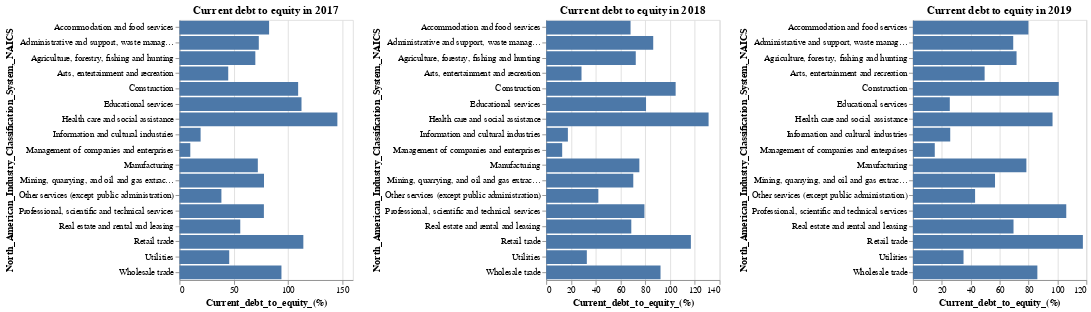

Write notebook code for a chart like this one.
### Markdown cell above
The current debt to equity is calculated as (current liabilitiesx100/equity), it is a measure of liquidity, which indicates a firm's relative ability to pay its short-term debts. The lower the positive ratio, the more liquid the business. We can see that for medium size business, the health care and social assistance, retail trade and construction rural business has a higher ratio, which means these type of business is not liquid. When we see the change from 2017 to 2019, we find that the Education services business in rural area has significantly lower its current debt to equity ratio, which means its improvement in liquidity. The information and cultural industries and management of companies are in good current debt to equity.

### Code cell
alt.hconcat(m2017, m2018, m2019)

### Figure 1 — Vega-Lite specification as saved in the notebook (floating-point values rounded to 4 significant figures)
{"config": {"view": {"continuousWidth": 400, "continuousHeight": 300}}, "hconcat": [{"data": {"name": "data-9ce0148940c3c57b853fb3f9afd8cc13"}, "mark": "bar", "encoding": {"x": {"field": "Current_debt_to_equity_(%)", "type": "quantitative"}, "y": {"field": "North_American_Industry_Classification_System,_NAICS", "type": "nominal"}}, "height": 300, "title": "Current debt to equity in 2017", "width": 200}, {"data": {"name": "data-816436edb38e1c0e4c8bcbd669fca9e7"}, "mark": "bar", "encoding": {"x": {"field": "Current_debt_to_equity_(%)", "type": "quantitative"}, "y": {"field": "North_American_Industry_Classification_System,_NAICS", "type": "nominal"}}, "height": 300, "title": "Current debt to equity in 2018", "width": 200}, {"data": {"name": "data-04ce8089e7e943bb0b2cdfadbbd0f2f0"}, "mark": "bar", "encoding": {"x": {"field": "Current_debt_to_equity_(%)", "type": "quantitative"}, "y": {"field": "North_American_Industry_Classification_System,_NAICS", "type": "nominal"}}, "height": 300, "title": "Current debt to equity in 2019", "width": 200}], "$schema": "https://vega.github.io/schema/vega-lite/v4.17.0.json", "datasets": {"data-9ce0148940c3c57b853fb3f9afd8cc13": [{"ID": 3.0, "North_American_Industry_Classification_System,_NAICS_-_code": "11", "North_American_Industry_Classification_System,_NAICS": "Agriculture, forestry, fishing and hunting", "Geography_-_code": 0.0, "Geography": "Canada", "Location_indicator_-_code": 1.0, "Location_indicator": "Rural", "Incorporation_status_-_code": 2.0, "Incorporation_status": "Incorporated", "Reference_year": 2017.0, "Debt_to_equity_ratio_(times)": 1.4, "Current_debt_to_equity_(%)": 70.0}, {"ID": 15.0, "North_American_Industry_Classification_System,_NAICS_-_code": "21", "North_American_Industry_Classification_System,_NAICS": "Mining, quarrying, and oil and gas extraction", "Geography_-_code": 0.0, "Geography": "Canada", "Location_indicator_-_code": 1.0, "Location_indicator": "Rural", "Incorporation_status_-_code": 2.0, "Incorporation_status": "Incorporated", "Reference_year": 2017.0, "Debt_to_equity_ratio_(times)": 1.6, "Current_debt_to_equity_(%)": 78.0}, {"ID": 23.0, "North_American_Industry_Classification_System,_NAICS_-_code": "22", "North_American_Industry_Classification_System,_NAICS": "Utilities", "Geography_-_code": 0.0, "Geography": "Canada", "Location_indicator_-_code": 1.0, "Location_indicator": "Rural", "Incorporation_status_-_code": 2.0, "Incorporation_status": "Incorporated", "Reference_year": 2017.0, "Debt_to_equity_ratio_(times)": 0.9, "Current_debt_to_equity_(%)": 45.9}, {"ID": 27.0, "North_American_Industry_Classification_System,_NAICS_-_code": "23", "North_American_Industry_Classification_System,_NAICS": "Construction", "Geography_-_code": 0.0, "Geography": "Canada", "Location_indicator_-_code": 1.0, "Location_indicator": "Rural", "Incorporation_status_-_code": 2.0, "Incorporation_status": "Incorporated", "Reference_year": 2017.0, "Debt_to_equity_ratio_(times)": 1.8, "Current_debt_to_equity_(%)": 109.5}, {"ID": 35.0, "North_American_Industry_Classification_System,_NAICS_-_code": "31-33", "North_American_Industry_Classification_System,_NAICS": "Manufacturing", "Geography_-_code": 0.0, "Geography": "Canada", "Location_indicator_-_code": 1.0, "Location_indicator": "Rural", "Incorporation_status_-_code": 2.0, "Incorporation_status": "Incorporated", "Reference_year": 2017.0, "Debt_to_equity_ratio_(times)": 1.3, "Current_debt_to_equity_(%)": 72.3}, {"ID": 79.0, "North_American_Industry_Classification_System,_NAICS_-_code": "41", "North_American_Industry_Classification_System,_NAICS": "Wholesale trade", "Geography_-_code": 0.0, "Geography": "Canada", "Location_indicator_-_code": 1.0, "Location_indicator": "Rural", "Incorporation_status_-_code": 2.0, "Incorporation_status": "Incorporated", "Reference_year": 2017.0, "Debt_to_equity_ratio_(times)": 1.3, "Current_debt_to_equity_(%)": 94.1}, {"ID": 99.0, "North_American_Industry_Classification_System,_NAICS_-_code": "44-45", "North_American_Industry_Classification_System,_NAICS": "Retail trade", "Geography_-_code": 0.0, "Geography": "Canada", "Location_indicator_-_code": 1.0, "Location_indicator": "Rural", "Incorporation_status_-_code": 2.0, "Incorporation_status": "Incorporated", "Reference_year": 2017.0, "Debt_to_equity_ratio_(times)": 1.6, "Current_debt_to_equity_(%)": 114.3}, {"ID": 149.0, "North_American_Industry_Classification_System,_NAICS_-_code": "51", "North_American_Industry_Classification_System,_NAICS": "Information and cultural industries", "Geography_-_code": 0.0, "Geography": "Canada", "Location_indicator_-_code": 1.0, "Location_indicator": "Rural", "Incorporation_status_-_code": 2.0, "Incorporation_status": "Incorporated", "Reference_year": 2017.0, "Debt_to_equity_ratio_(times)": 0.3, "Current_debt_to_equity_(%)": 19.5}, {"ID": 163.0, "North_American_Industry_Classification_System,_NAICS_-_code": "53", "North_American_Industry_Classification_System,_NAICS": "Real estate and rental and leasing", "Geography_-_code": 0.0, "Geography": "Canada", "Location_indicator_-_code": 1.0, "Location_indicator": "Rural", "Incorporation_status_-_code": 2.0, "Incorporation_status": "Incorporated", "Reference_year": 2017.0, "Debt_to_equity_ratio_(times)": 1.8, "Current_debt_to_equity_(%)": 56.1}, {"ID": 171.0, "North_American_Industry_Classification_System,_NAICS_-_code": "54", "North_American_Industry_Classification_System,_NAICS": "Professional, scientific and technical services", "Geography_-_code": 0.0, "Geography": "Canada", "Location_indicator_-_code": 1.0, "Location_indicator": "Rural", "Incorporation_status_-_code": 2.0, "Incorporation_status": "Incorporated", "Reference_year": 2017.0, "Debt_to_equity_ratio_(times)": 1.1, "Current_debt_to_equity_(%)": 77.9}, {"ID": 175.0, "North_American_Industry_Classification_System,_NAICS_-_code": "55", "North_American_Industry_Classification_System,_NAICS": "Management of companies and enterprises", "Geography_-_code": 0.0, "Geography": "Canada", "Location_indicator_-_code": 1.0, "Location_indicator": "Rural", "Incorporation_status_-_code": 2.0, "Incorporation_status": "Incorporated", "Reference_year": 2017.0, "Debt_to_equity_ratio_(times)": 0.3, "Current_debt_to_equity_(%)": 10.0}, {"ID": 179.0, "North_American_Industry_Classification_System,_NAICS_-_code": "56", "North_American_Industry_Classification_System,_NAICS": "Administrative and support, waste management and remediation services", "Geography_-_code": 0.0, "Geography": "Canada", "Location_indicator_-_code": 1.0, "Location_indicator": "Rural", "Incorporation_status_-_code": 2.0, "Incorporation_status": "Incorporated", "Reference_year": 2017.0, "Debt_to_equity_ratio_(times)": 1.5, "Current_debt_to_equity_(%)": 73.2}, {"ID": 185.0, "North_American_Industry_Classification_System,_NAICS_-_code": "61", "North_American_Industry_Classification_System,_NAICS": "Educational services", "Geography_-_code": 0.0, "Geography": "Canada", "Location_indicator_-_code": 1.0, "Location_indicator": "Rural", "Incorporation_status_-_code": 2.0, "Incorporation_status": "Incorporated", "Reference_year": 2017.0, "Debt_to_equity_ratio_(times)": 2.3, "Current_debt_to_equity_(%)": 112.6}, {"ID": 189.0, "North_American_Industry_Classification_System,_NAICS_-_code": "62", "North_American_Industry_Classification_System,_NAICS": "Health care and social assistance", "Geography_-_code": 0.0, "Geography": "Canada", "Location_indicator_-_code": 1.0, "Location_indicator": "Rural", "Incorporation_status_-_code": 2.0, "Incorporation_status": "Incorporated", "Reference_year": 2017.0, "Debt_to_equity_ratio_(times)": 3.3, "Current_debt_to_equity_(%)": 145.7}, {"ID": 199.0, "North_American_Industry_Classification_System,_NAICS_-_code": "71", "North_American_Industry_Classification_System,_NAICS": "Arts, entertainment and recreation", "Geography_-_code": 0.0, "Geography": "Canada", "Location_indicator_-_code": 1.0, "Location_indicator": "Rural", "Incorporation_status_-_code": 2.0, "Incorporation_status": "Incorporated", "Reference_year": 2017.0, "Debt_to_equity_ratio_(times)": 0.7, "Current_debt_to_equity_(%)": 45.0}, {"ID": 207.0, "North_American_Industry_Classification_System,_NAICS_-_code": "72", "North_American_Industry_Classification_System,_NAICS": "Accommodation and food services", "Geography_-_code": 0.0, "Geography": "Canada", "Location_indicator_-_code": 1.0, "Location_indicator": "Rural", "Incorporation_status_-_code": 2.0, "Incorporation_status": "Incorporated", "Reference_year": 2017.0, "Debt_to_equity_ratio_(times)": 1.7, "Current_debt_to_equity_(%)": 82.7}, {"ID": 213.0, "North_American_Industry_Classification_System,_NAICS_-_code": "81", "North_American_Industry_Classification_System,_NAICS": "Other services (except public administration)", "Geography_-_code": 0.0, "Geography": "Canada", "Location_indicator_-_code": 1.0, "Location_indicator": "Rural", "Incorporation_status_-_code": 2.0, "Incorporation_status": "Incorporated", "Reference_year": 2017.0, "Debt_to_equity_ratio_(times)": 0.7, "Current_debt_to_equity_(%)": 38.7}], "data-816436edb38e1c0e4c8bcbd669fca9e7": [{"ID": 3.0, "North_American_Industry_Classification_System,_NAICS_-_code": "11", "North_American_Industry_Classification_System,_NAICS": "Agriculture, forestry, fishing and hunting", "Geography_-_code": 0.0, "Geography": "Canada", "Location_indicator_-_code": 1.0, "Location_indicator": "Rural", "Incorporation_status_-_code": 2.0, "Incorporation_status": "Incorporated", "Reference_year": 2018.0, "Debt_to_equity_ratio_(times)": 1.5, "Current_debt_to_equity_(%)": 72.3}, {"ID": 15.0, "North_American_Industry_Classification_System,_NAICS_-_code": "21", "North_American_Industry_Classification_System,_NAICS": "Mining, quarrying, and oil and gas extraction", "Geography_-_code": 0.0, "Geography": "Canada", "Location_indicator_-_code": 1.0, "Location_indicator": "Rural", "Incorporation_status_-_code": 2.0, "Incorporation_status": "Incorporated", "Reference_year": 2018.0, "Debt_to_equity_ratio_(times)": 1.3, "Current_debt_to_equity_(%)": 70.3}, {"ID": 23.0, "North_American_Industry_Classification_System,_NAICS_-_code": "22", "North_American_Industry_Classification_System,_NAICS": "Utilities", "Geography_-_code": 0.0, "Geography": "Canada", "Location_indicator_-_code": 1.0, "Location_indicator": "Rural", "Incorporation_status_-_code": 2.0, "Incorporation_status": "Incorporated", "Reference_year": 2018.0, "Debt_to_equity_ratio_(times)": 1.2, "Current_debt_to_equity_(%)": 32.8}, {"ID": 27.0, "North_American_Industry_Classification_System,_NAICS_-_code": "23", "North_American_Industry_Classification_System,_NAICS": "Construction", "Geography_-_code": 0.0, "Geography": "Canada", "Location_indicator_-_code": 1.0, "Location_indicator": "Rural", "Incorporation_status_-_code": 2.0, "Incorporation_status": "Incorporated", "Reference_year": 2018.0, "Debt_to_equity_ratio_(times)": 1.7, "Current_debt_to_equity_(%)": 104.5}, {"ID": 35.0, "North_American_Industry_Classification_System,_NAICS_-_code": "31-33", "North_American_Industry_Classification_System,_NAICS": "Manufacturing", "Geography_-_code": 0.0, "Geography": "Canada", "Location_indicator_-_code": 1.0, "Location_indicator": "Rural", "Incorporation_status_-_code": 2.0, "Incorporation_status": "Incorporated", "Reference_year": 2018.0, "Debt_to_equity_ratio_(times)": 1.3, "Current_debt_to_equity_(%)": 75.2}, {"ID": 79.0, "North_American_Industry_Classification_System,_NAICS_-_code": "41", "North_American_Industry_Classification_System,_NAICS": "Wholesale trade", "Geography_-_code": 0.0, "Geography": "Canada", "Location_indicator_-_code": 1.0, "Location_indicator": "Rural", "Incorporation_status_-_code": 2.0, "Incorporation_status": "Incorporated", "Reference_year": 2018.0, "Debt_to_equity_ratio_(times)": 1.3, "Current_debt_to_equity_(%)": 92.3}, {"ID": 99.0, "North_American_Industry_Classification_System,_NAICS_-_code": "44-45", "North_American_Industry_Classification_System,_NAICS": "Retail trade", "Geography_-_code": 0.0, "Geography": "Canada", "Location_indicator_-_code": 1.0, "Location_indicator": "Rural", "Incorporation_status_-_code": 2.0, "Incorporation_status": "Incorporated", "Reference_year": 2018.0, "Debt_to_equity_ratio_(times)": 1.6, "Current_debt_to_equity_(%)": 116.8}, {"ID": 149.0, "North_American_Industry_Classification_System,_NAICS_-_code": "51", "North_American_Industry_Classification_System,_NAICS": "Information and cultural industries", "Geography_-_code": 0.0, "Geography": "Canada", "Location_indicator_-_code": 1.0, "Location_indicator": "Rural", "Incorporation_status_-_code": 2.0, "Incorporation_status": "Incorporated", "Reference_year": 2018.0, "Debt_to_equity_ratio_(times)": 0.2, "Current_debt_to_equity_(%)": 17.5}, {"ID": 163.0, "North_American_Industry_Classification_System,_NAICS_-_code": "53", "North_American_Industry_Classification_System,_NAICS": "Real estate and rental and leasing", "Geography_-_code": 0.0, "Geography": "Canada", "Location_indicator_-_code": 1.0, "Location_indicator": "Rural", "Incorporation_status_-_code": 2.0, "Incorporation_status": "Incorporated", "Reference_year": 2018.0, "Debt_to_equity_ratio_(times)": 1.9, "Current_debt_to_equity_(%)": 68.7}, {"ID": 171.0, "North_American_Industry_Classification_System,_NAICS_-_code": "54", "North_American_Industry_Classification_System,_NAICS": "Professional, scientific and technical services", "Geography_-_code": 0.0, "Geography": "Canada", "Location_indicator_-_code": 1.0, "Location_indicator": "Rural", "Incorporation_status_-_code": 2.0, "Incorporation_status": "Incorporated", "Reference_year": 2018.0, "Debt_to_equity_ratio_(times)": 1.2, "Current_debt_to_equity_(%)": 79.3}, {"ID": 175.0, "North_American_Industry_Classification_System,_NAICS_-_code": "55", "North_American_Industry_Classification_System,_NAICS": "Management of companies and enterprises", "Geography_-_code": 0.0, "Geography": "Canada", "Location_indicator_-_code": 1.0, "Location_indicator": "Rural", "Incorporation_status_-_code": 2.0, "Incorporation_status": "Incorporated", "Reference_year": 2018.0, "Debt_to_equity_ratio_(times)": 0.3, "Current_debt_to_equity_(%)": 12.9}, {"ID": 179.0, "North_American_Industry_Classification_System,_NAICS_-_code": "56", "North_American_Industry_Classification_System,_NAICS": "Administrative and support, waste management and remediation services", "Geography_-_code": 0.0, "Geography": "Canada", "Location_indicator_-_code": 1.0, "Location_indicator": "Rural", "Incorporation_status_-_code": 2.0, "Incorporation_status": "Incorporated", "Reference_year": 2018.0, "Debt_to_equity_ratio_(times)": 2.0, "Current_debt_to_equity_(%)": 86.4}, {"ID": 185.0, "North_American_Industry_Classification_System,_NAICS_-_code": "61", "North_American_Industry_Classification_System,_NAICS": "Educational services", "Geography_-_code": 0.0, "Geography": "Canada", "Location_indicator_-_code": 1.0, "Location_indicator": "Rural", "Incorporation_status_-_code": 2.0, "Incorporation_status": "Incorporated", "Reference_year": 2018.0, "Debt_to_equity_ratio_(times)": 1.6, "Current_debt_to_equity_(%)": 80.6}, {"ID": 189.0, "North_American_Industry_Classification_System,_NAICS_-_code": "62", "North_American_Industry_Classification_System,_NAICS": "Health care and social assistance", "Geography_-_code": 0.0, "Geography": "Canada", "Location_indicator_-_code": 1.0, "Location_indicator": "Rural", "Incorporation_status_-_code": 2.0, "Incorporation_status": "Incorporated", "Reference_year": 2018.0, "Debt_to_equity_ratio_(times)": 3.2, "Current_debt_to_equity_(%)": 131.1}, {"ID": 199.0, "North_American_Industry_Classification_System,_NAICS_-_code": "71", "North_American_Industry_Classification_System,_NAICS": "Arts, entertainment and recreation", "Geography_-_code": 0.0, "Geography": "Canada", "Location_indicator_-_code": 1.0, "Location_indicator": "Rural", "Incorporation_status_-_code": 2.0, "Incorporation_status": "Incorporated", "Reference_year": 2018.0, "Debt_to_equity_ratio_(times)": 0.7, "Current_debt_to_equity_(%)": 28.5}, {"ID": 207.0, "North_American_Industry_Classification_System,_NAICS_-_code": "72", "North_American_Industry_Classification_System,_NAICS": "Accommodation and food services", "Geography_-_code": 0.0, "Geography": "Canada", "Location_indicator_-_code": 1.0, "Location_indicator": "Rural", "Incorporation_status_-_code": 2.0, "Incorporation_status": "Incorporated", "Reference_year": 2018.0, "Debt_to_equity_ratio_(times)": 1.3, "Current_debt_to_equity_(%)": 68.1}, {"ID": 213.0, "North_American_Industry_Classification_System,_NAICS_-_code": "81", "North_American_Industry_Classification_System,_NAICS": "Other services (except public administration)", "Geography_-_code": 0.0, "Geography": "Canada", "Location_indicator_-_code": 1.0, "Location_indicator": "Rural", "Incorporation_status_-_code": 2.0, "Incorporation_status": "Incorporated", "Reference_year": 2018.0, "Debt_to_equity_ratio_(times)": 0.6, "Current_debt_to_equity_(%)": 42.1}], "data-04ce8089e7e943bb0b2cdfadbbd0f2f0": [{"ID": 4.0, "North_American_Industry_Classification_System,_NAICS_-_code": "11", "North_American_Industry_Classification_System,_NAICS": "Agriculture, forestry, fishing and hunting", "Geography_-_code": 0.0, "Geography": "Canada", "Location_indicator_-_code": 1.0, "Location_indicator": "Rural", "Incorporation_status_-_code": 2.0, "Incorporation_status": "Incorporated", "Reference_year": 2019.0, "Debt_to_equity_ratio_(times)": 1.5, "Current_debt_to_equity_(%)": 71.7}, {"ID": 16.0, "North_American_Industry_Classification_System,_NAICS_-_code": "21", "North_American_Industry_Classification_System,_NAICS": "Mining, quarrying, and oil and gas extraction", "Geography_-_code": 0.0, "Geography": "Canada", "Location_indicator_-_code": 1.0, "Location_indicator": "Rural", "Incorporation_status_-_code": 2.0, "Incorporation_status": "Incorporated", "Reference_year": 2019.0, "Debt_to_equity_ratio_(times)": 1.2, "Current_debt_to_equity_(%)": 56.8}, {"ID": 24.0, "North_American_Industry_Classification_System,_NAICS_-_code": "22", "North_American_Industry_Classification_System,_NAICS": "Utilities", "Geography_-_code": 0.0, "Geography": "Canada", "Location_indicator_-_code": 1.0, "Location_indicator": "Rural", "Incorporation_status_-_code": 2.0, "Incorporation_status": "Incorporated", "Reference_year": 2019.0, "Debt_to_equity_ratio_(times)": 1.9, "Current_debt_to_equity_(%)": 35.0}, {"ID": 27.0, "North_American_Industry_Classification_System,_NAICS_-_code": "23", "North_American_Industry_Classification_System,_NAICS": "Construction", "Geography_-_code": 0.0, "Geography": "Canada", "Location_indicator_-_code": 1.0, "Location_indicator": "Rural", "Incorporation_status_-_code": 2.0, "Incorporation_status": "Incorporated", "Reference_year": 2019.0, "Debt_to_equity_ratio_(times)": 1.6, "Current_debt_to_equity_(%)": 100.9}, {"ID": 35.0, "North_American_Industry_Classification_System,_NAICS_-_code": "31-33", "North_American_Industry_Classification_System,_NAICS": "Manufacturing", "Geography_-_code": 0.0, "Geography": "Canada", "Location_indicator_-_code": 1.0, "Location_indicator": "Rural", "Incorporation_status_-_code": 2.0, "Incorporation_status": "Incorporated", "Reference_year": 2019.0, "Debt_to_equity_ratio_(times)": 1.4, "Current_debt_to_equity_(%)": 78.5}, {"ID": 79.0, "North_American_Industry_Classification_System,_NAICS_-_code": "41", "North_American_Industry_Classification_System,_NAICS": "Wholesale trade", "Geography_-_code": 0.0, "Geography": "Canada", "Location_indicator_-_code": 1.0, "Location_indicator": "Rural", "Incorporation_status_-_code": 2.0, "Incorporation_status": "Incorporated", "Reference_year": 2019.0, "Debt_to_equity_ratio_(times)": 1.2, "Current_debt_to_equity_(%)": 86.1}, {"ID": 99.0, "North_American_Industry_Classification_System,_NAICS_-_code": "44-45", "North_American_Industry_Classification_System,_NAICS": "Retail trade", "Geography_-_code": 0.0, "Geography": "Canada", "Location_indicator_-_code": 1.0, "Location_indicator": "Rural", "Incorporation_status_-_code": 2.0, "Incorporation_status": "Incorporated", "Reference_year": 2019.0, "Debt_to_equity_ratio_(times)": 1.6, "Current_debt_to_equity_(%)": 117.6}, {"ID": 150.0, "North_American_Industry_Classification_System,_NAICS_-_code": "51", "North_American_Industry_Classification_System,_NAICS": "Information and cultural industries", "Geography_-_code": 0.0, "Geography": "Canada", "Location_indicator_-_code": 1.0, "Location_indicator": "Rural", "Incorporation_status_-_code": 2.0, "Incorporation_status": "Incorporated", "Reference_year": 2019.0, "Debt_to_equity_ratio_(times)": 0.4, "Current_debt_to_equity_(%)": 25.8}, {"ID": 163.0, "North_American_Industry_Classification_System,_NAICS_-_code": "53", "North_American_Industry_Classification_System,_NAICS": "Real estate and rental and leasing", "Geography_-_code": 0.0, "Geography": "Canada", "Location_indicator_-_code": 1.0, "Location_indicator": "Rural", "Incorporation_status_-_code": 2.0, "Incorporation_status": "Incorporated", "Reference_year": 2019.0, "Debt_to_equity_ratio_(times)": 2.0, "Current_debt_to_equity_(%)": 69.6}, {"ID": 171.0, "North_American_Industry_Classification_System,_NAICS_-_code": "54", "North_American_Industry_Classification_System,_NAICS": "Professional, scientific and technical services", "Geography_-_code": 0.0, "Geography": "Canada", "Location_indicator_-_code": 1.0, "Location_indicator": "Rural", "Incorporation_status_-_code": 2.0, "Incorporation_status": "Incorporated", "Reference_year": 2019.0, "Debt_to_equity_ratio_(times)": 1.7, "Current_debt_to_equity_(%)": 106.1}, {"ID": 175.0, "North_American_Industry_Classification_System,_NAICS_-_code": "55", "North_American_Industry_Classification_System,_NAICS": "Management of companies and enterprises", "Geography_-_code": 0.0, "Geography": "Canada", "Location_indicator_-_code": 1.0, "Location_indicator": "Rural", "Incorporation_status_-_code": 2.0, "Incorporation_status": "Incorporated", "Reference_year": 2019.0, "Debt_to_equity_ratio_(times)": 0.3, "Current_debt_to_equity_(%)": 15.1}, {"ID": 179.0, "North_American_Industry_Classification_System,_NAICS_-_code": "56", "North_American_Industry_Classification_System,_NAICS": "Administrative and support, waste management and remediation services", "Geography_-_code": 0.0, "Geography": "Canada", "Location_indicator_-_code": 1.0, "Location_indicator": "Rural", "Incorporation_status_-_code": 2.0, "Incorporation_status": "Incorporated", "Reference_year": 2019.0, "Debt_to_equity_ratio_(times)": 1.6, "Current_debt_to_equity_(%)": 69.4}, {"ID": 186.0, "North_American_Industry_Classification_System,_NAICS_-_code": "61", "North_American_Industry_Classification_System,_NAICS": "Educational services", "Geography_-_code": 0.0, "Geography": "Canada", "Location_indicator_-_code": 1.0, "Location_indicator": "Rural", "Incorporation_status_-_code": 2.0, "Incorporation_status": "Incorporated", "Reference_year": 2019.0, "Debt_to_equity_ratio_(times)": 0.4, "Current_debt_to_equity_(%)": 25.5}, {"ID": 190.0, "North_American_Industry_Classification_System,_NAICS_-_code": "62", "North_American_Industry_Classification_System,_NAICS": "Health care and social assistance", "Geography_-_code": 0.0, "Geography": "Canada", "Location_indicator_-_code": 1.0, "Location_indicator": "Rural", "Incorporation_status_-_code": 2.0, "Incorporation_status": "Incorporated", "Reference_year": 2019.0, "Debt_to_equity_ratio_(times)": 2.7, "Current_debt_to_equity_(%)": 96.6}, {"ID": 199.0, "North_American_Industry_Classification_System,_NAICS_-_code": "71", "North_American_Industry_Classification_System,_NAICS": "Arts, entertainment and recreation", "Geography_-_code": 0.0, "Geography": "Canada", "Location_indicator_-_code": 1.0, "Location_indicator": "Rural", "Incorporation_status_-_code": 2.0, "Incorporation_status": "Incorporated", "Reference_year": 2019.0, "Debt_to_equity_ratio_(times)": 0.9, "Current_debt_to_equity_(%)": 49.6}, {"ID": 207.0, "North_American_Industry_Classification_System,_NAICS_-_code": "72", "North_American_Industry_Classification_System,_NAICS": "Accommodation and food services", "Geography_-_code": 0.0, "Geography": "Canada", "Location_indicator_-_code": 1.0, "Location_indicator": "Rural", "Incorporation_status_-_code": 2.0, "Incorporation_status": "Incorporated", "Reference_year": 2019.0, "Debt_to_equity_ratio_(times)": 1.5, "Current_debt_to_equity_(%)": 79.9}, {"ID": 214.0, "North_American_Industry_Classification_System,_NAICS_-_code": "81", "North_American_Industry_Classification_System,_NAICS": "Other services (except public administration)", "Geography_-_code": 0.0, "Geography": "Canada", "Location_indicator_-_code": 1.0, "Location_indicator": "Rural", "Incorporation_status_-_code": 2.0, "Incorporation_status": "Incorporated", "Reference_year": 2019.0, "Debt_to_equity_ratio_(times)": 0.7, "Current_debt_to_equity_(%)": 43.0}]}}
